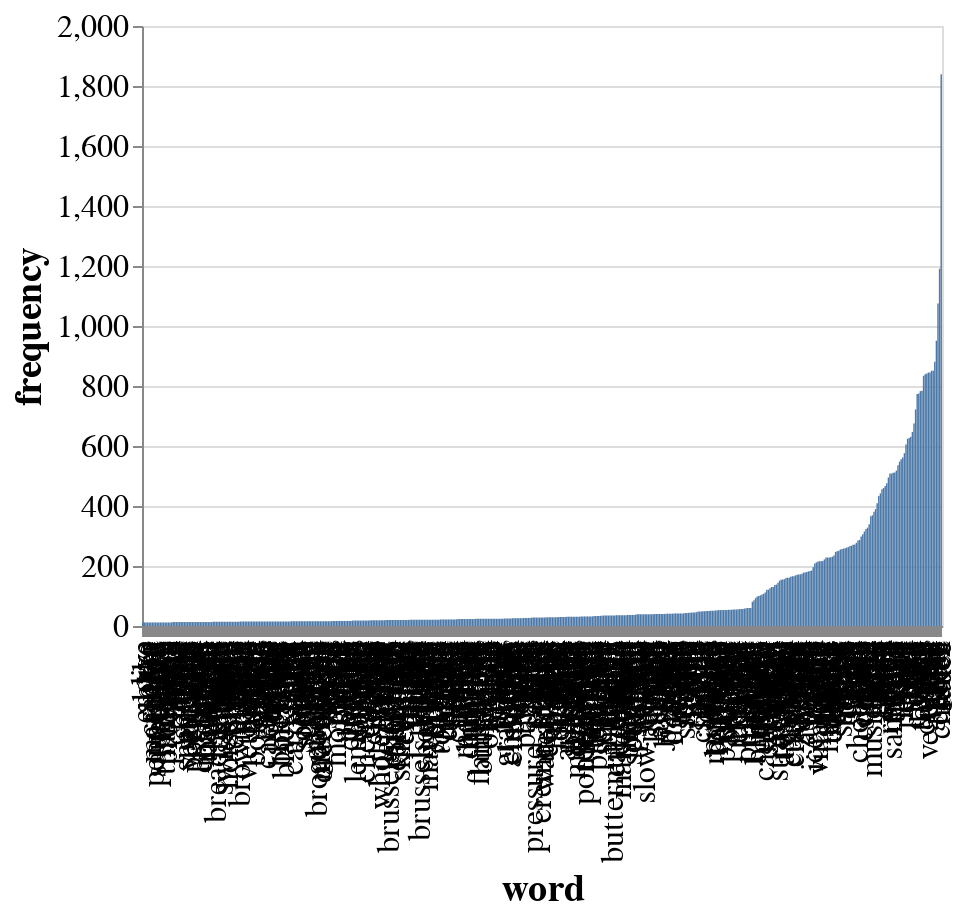

The notebook cell saved with this chart:
### Code cell
import altair as alt

alt.Chart(wf_df[:500]).mark_bar().encode(
    x=alt.X("word", sort=alt.EncodingSortField(field="frequency", order="ascending")),
    y="frequency",
).configure_axis(labelFontSize=16, titleFontSize=19)

### Figure 1 — Vega-Lite specification as saved in the notebook (floating-point values rounded to 4 significant figures; data arrays with more than 128 entries replaced by an {"elided": "..."} marker saying what was removed)
{"$schema": "https://vega.github.io/schema/vega-lite/v3.3.0.json", "config": {"axis": {"labelFontSize": 16, "titleFontSize": 19}, "mark": {"tooltip": null}, "view": {"height": 300, "width": 400}}, "data": {"name": "data-629c86fb90c648420d19a5d963d74c7d"}, "datasets": {"data-629c86fb90c648420d19a5d963d74c7d": {"elided": "500 records"}}, "encoding": {"x": {"field": "word", "sort": {"field": "frequency", "order": "ascending"}, "type": "nominal"}, "y": {"field": "frequency", "type": "quantitative"}}, "mark": "bar"}
